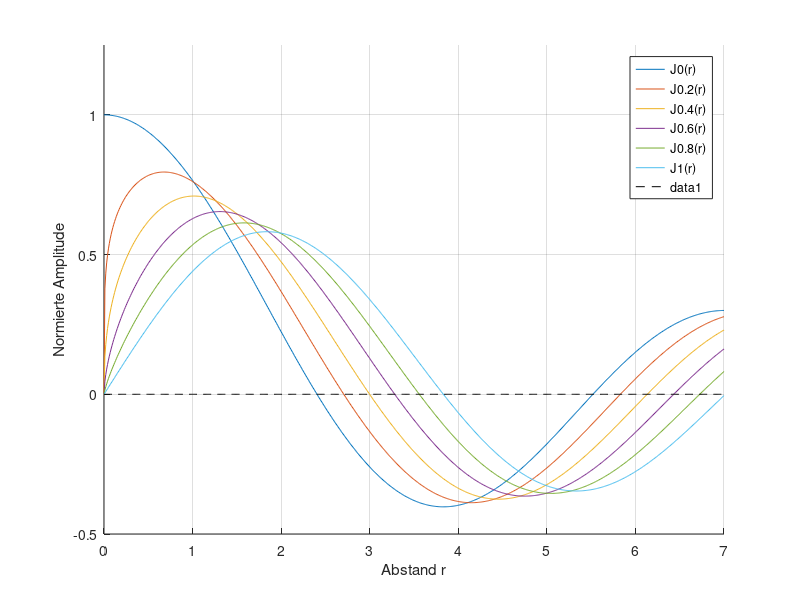

Write the MATLAB code that produced this figure.

r=[0:0.01:7];

n=[0:0.2:1];

figure("visible", "off");
hold all;
leg='';

for i=1:length(n)
  plot(r,besselj(n(i),r));
  leg=strcat(leg,'J',num2str(n(i)),'(r);');
endfor
grid on;
axis([r(1) r(length(r)) -0.5 1.25]);
legend(strsplit(leg,';'));
xlabel('Abstand r');
ylabel('Normierte Amplitude');
plot(r,zeros(1,length(r)),'--k');
print('-dpng' , 'besselfunction');
close
